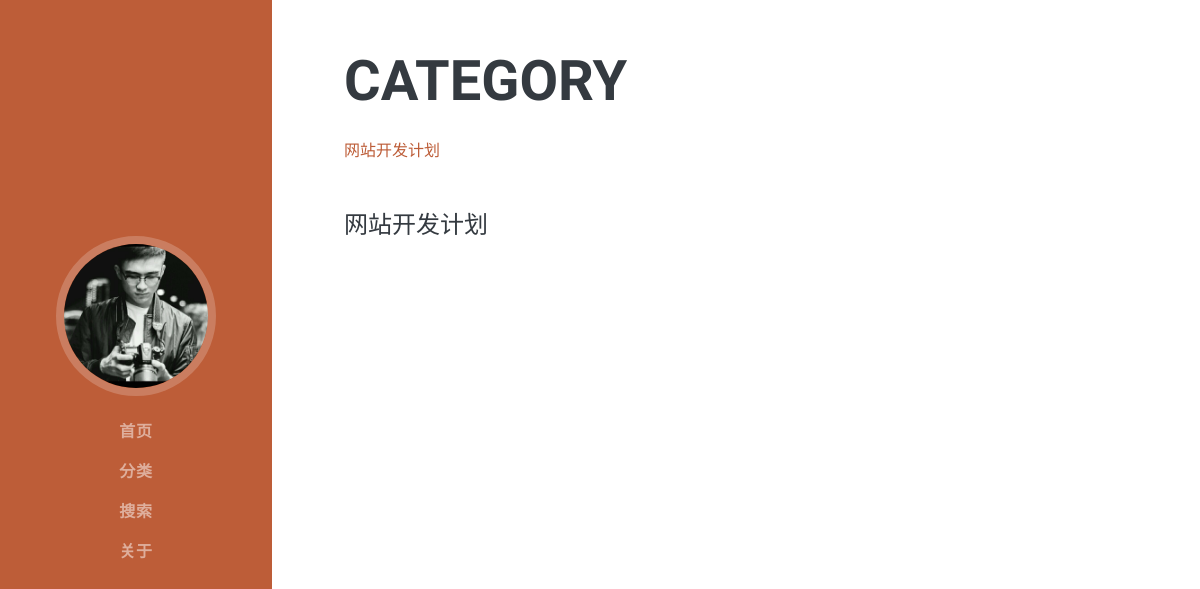
Page /category/ on the earlier database version.
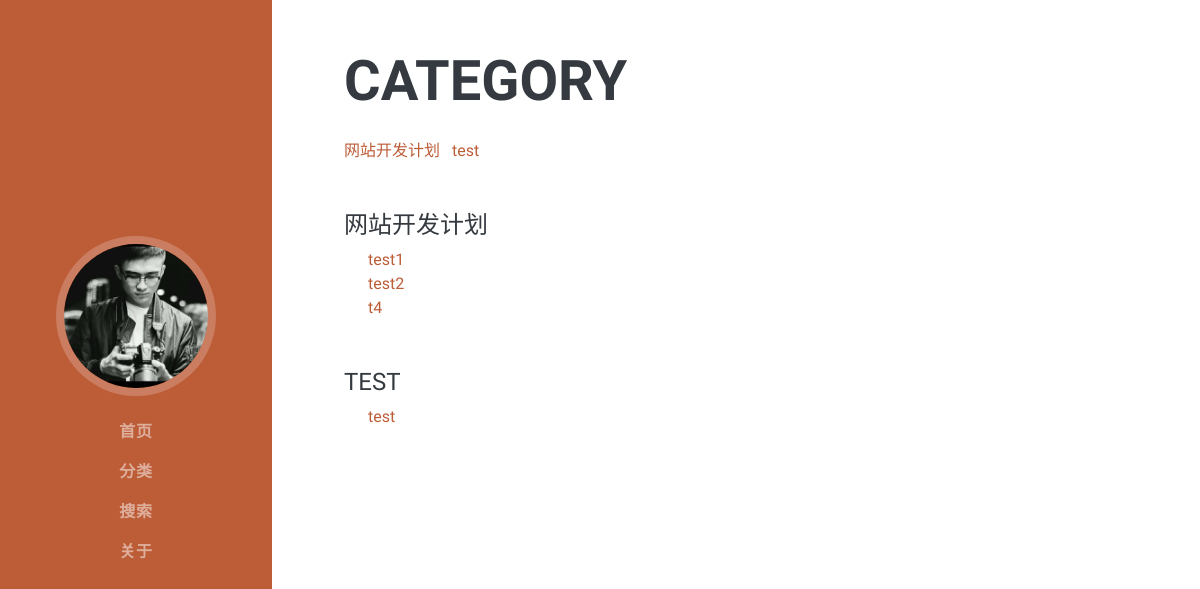
Same page on the later database version.
### entries/models.py (models this page shows, shortened)
class Category(models.Model):
    name = models.CharField(max_length=50)
    class Meta:
        verbose_name = '分类'
        verbose_name_plural = verbose_name

class Entry(models.Model):
    entry_title = models.CharField(max_length=50)
    entry_text = MDTextField(default="")
    entry_date = models.DateTimeField(auto_now_add= True)
    entry_excerpt = models.CharField(max_length=200, blank=True)
    entry_author = models.ForeignKey(User, on_delete=models.CASCADE)
    category = models.ForeignKey(Category, default="", on_delete=models.CASCADE)
    tags = models.ManyToManyField(Tag, default="", blank=True)
    class Meta:
        verbose_name = '文章'
        verbose_name_plural = verbose_name

### entries/views.py (the view)
# urls.py: path('category/', views.CategoryView, name='category')
def CategoryView(request):
    categories = Category.objects.all()
    entries = Entry.objects.all()
    return render(request, 'entries/category.html', {'categories': categories,'entries': entries})

### entries/templates/entries/category.html (shortened to what this page needs)
{% extends 'entries/base.html' %}
{% block content %}
<section class="resume-section p-3 p-lg-5 d-flex justify-content-center ml-4 mr-4">
  <div class="w-100">
    <h2 class="mb-4">Category</h2>
      <ul class="list-inline">
        {% for category in categories %}
          <li class="list-inline-item"><a href="#{{ category.name }}">{{ category.name }}</a></li>
        {% endfor %}
        </ul>
      {% for category in categories %}
      <div class="mt-5 mb-3">
          <h4 class="subheading" id="{{ category.name }}">{{ category.name }}</h4>
          <ul class="list-unstyled">
            {% for entry in entries %}
              {% if entry.category %}
                {% ifequal category entry.category %}
              <li class="ml-4"><a href="{% url 'entries:entry_detail' entry.pk %}">{{entry.entry_title}}</a></li>
                {% endifequal %}
              {% endif %}
            {% endfor %}
          </ul>
      </div>
      {% endfor %}
    </div>
</section>
{% endblock %}

### entries/templates/entries/base.html (shortened to what this page needs)
{% load static %}
<!DOCTYPE html>
<html lang="en">
<head>
  <link href="{% static 'vendor/bootstrap/css/bootstrap.min.css' %}" rel="stylesheet">
  <link href="{% static 'vendor/fontawesome-free/css/all.min.css' %}" rel="stylesheet">
  <link href="{% static 'css/resume.min.css' %}" rel="stylesheet">
  <link href="{% static 'css/basic.css' %}" rel="stylesheet">
</head>
<body id="page-top">
  <nav class="navbar navbar-expand-lg navbar-dark bg-primary fixed-top" id="sideNav">
    <a class="navbar-brand js-scroll-trigger" href="#page-top">
      <span class="d-none d-lg-block">
        <img class="img-fluid img-profile rounded-circle mx-auto mb-2" src="{% static 'img/me.jpg' %}" alt="">
      </span>
    </a>
    <div class="collapse navbar-collapse" id="navbarSupportedContent">
      <ul class="navbar-nav">
        <li class="nav-item">
          <a class="nav-link js-scroll-trigger" href="{% url 'entries:blog-home'%}">首页</a>
        </li>
        <li class="nav-item">
          <a class="nav-link js-scroll-trigger" href="{% url 'entries:category'%}">分类</a>
        </li>
        <li class="nav-item">
          <a class="nav-link js-scroll-trigger" id="search" href="#" >搜索</a>
        </li>
        <li class="nav-item">
          <a class="nav-link js-scroll-trigger" id="basic-modal" href="#">关于</a>
        </li>
      </ul>
    </div>
  </nav>
  {% block content %} {% endblock %}
</body>
</html>

Differences in the rows shown:
added Category: name "test", name "TEST"
added Entry: entry_title "test1", shown under Category "网站开发计划"
added Entry: entry_title "test2", shown under Category "网站开发计划"
added Entry: entry_title "t4", shown under Category "网站开发计划"
added Entry: entry_title "test", shown under "TEST"
